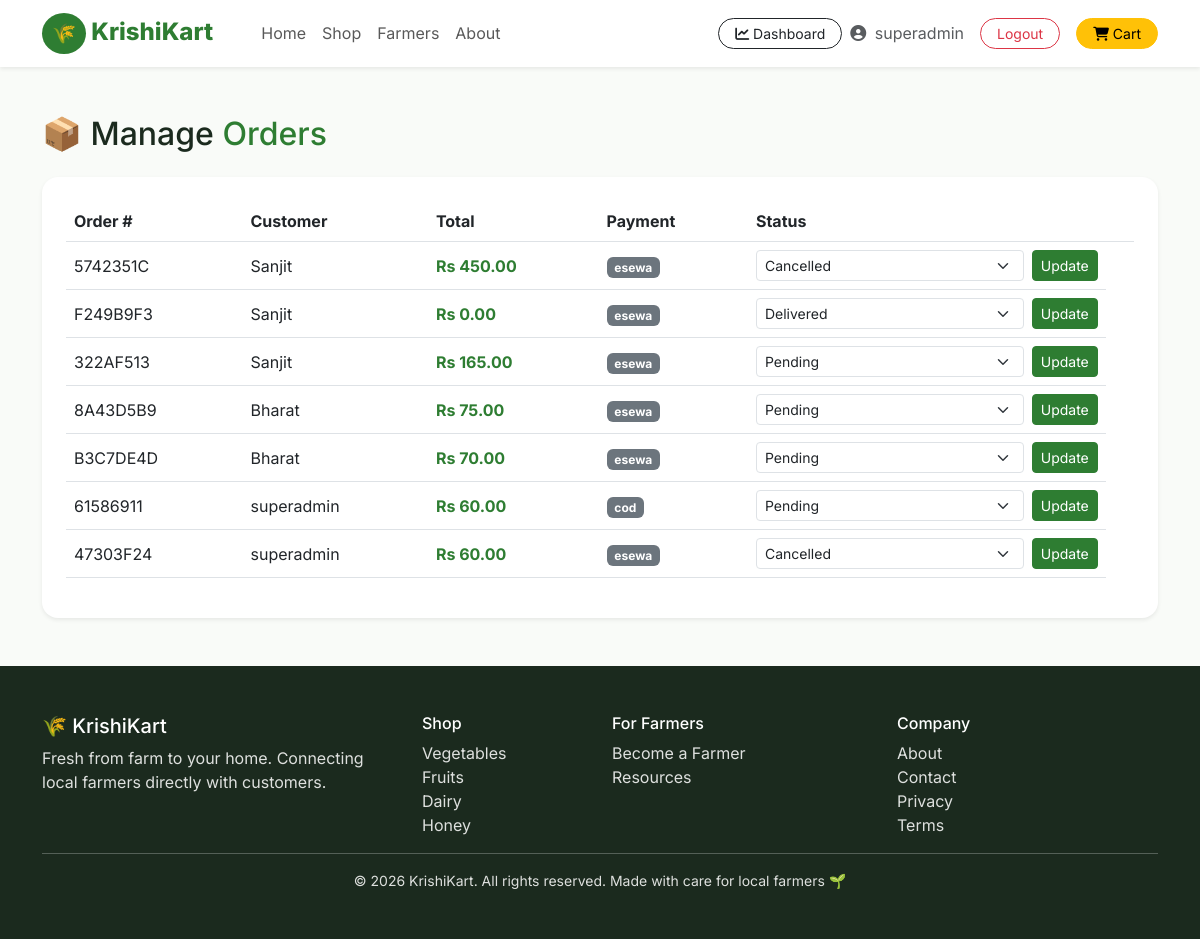
The app's page /dashboard/orders/ (signed in) with its own data.
### accounts/models.py (models this page shows, shortened)
class User(AbstractUser):
    phone = models.CharField(max_length=15, blank=True)
    address = models.TextField(blank=True)
    is_farmer = models.BooleanField(default=False)
    created_at = models.DateTimeField(auto_now_add=True)

### orders/models.py (models this page shows, shortened)
class Order(models.Model):
    STATUS_CHOICES = [
        ('pending', 'Pending'),
        ('paid', 'Paid'),
        ('shipped', 'Shipped'),
        ('delivered', 'Delivered'),
        ('cancelled', 'Cancelled'),
    ]
    user = models.ForeignKey(User, on_delete=models.CASCADE)
    order_number = models.CharField(max_length=50, unique=True)
    total_amount = models.DecimalField(max_digits=10, decimal_places=2)
    coupon_code = models.CharField(max_length=30, blank=True, null=True)
    discount_amount = models.DecimalField(max_digits=10, decimal_places=2, default=0)
    status = models.CharField(max_length=20, choices=STATUS_CHOICES, default='pending')
    payment_status = models.CharField(max_length=20, default='pending')
    payment_method = models.CharField(max_length=20, default='cod')
    shipping_address = models.TextField(blank=True)
    phone = models.CharField(max_length=15, blank=True)
    created_at = models.DateTimeField(auto_now_add=True)

### admin_dashboard/views.py (the view)
# urls.py: path('dashboard/orders/', views.order_list, name='order_list'),
@staff_member_required
def order_list(request):
    orders = Order.objects.select_related('user').order_by('-created_at')
    return render(request, 'admin_dashboard/order_list.html', {'orders': orders})

### orders/context_processors.py (called while the page is built)
def cart_context(request):
    if request.user.is_authenticated:
        cart, _ = Cart.objects.get_or_create(user=request.user)
        return {'nav_cart_count': cart.item_count}
    return {'nav_cart_count': 0}

### orders/models.py (called while the page is built)
    @property
    def item_count(self):
        return sum(item.quantity for item in self.items.all())

### templates/admin_dashboard/order_list.html (shortened to what this page needs)
{% extends 'base.html' %}
{% block content %}
<div class="container my-5">
    <h2 class="mb-4">📦 Manage <span class="text-success">Orders</span></h2>
    <div class="bg-white rounded-4 shadow-sm p-4">
        <table class="table align-middle">
            <thead>
                <tr><th>Order #</th><th>Customer</th><th>Total</th><th>Payment</th><th>Status</th><th></th></tr>
            </thead>
            <tbody>
                {% for order in orders %}
                <tr>
                    <td>{{ order.order_number }}</td>
                    <td>{{ order.user.username }}</td>
                    <td class="text-success fw-bold">Rs {{ order.total_amount }}</td>
                    <td><span class="badge bg-secondary">{{ order.payment_method }}</span></td>
                    <td>
                        <form method="POST" action="{% url 'order_update_status' order.id %}" class="d-flex gap-2">
                            <select name="status" class="form-select form-select-sm">
                                {% for value, label in order.STATUS_CHOICES %}
                                <option value="{{ value }}" {% if order.status == value %}selected{% endif %}>{{ label }}</option>
                                {% endfor %}
                            </select>
                            <button type="submit" class="btn btn-sm btn-success">Update</button>
                        </form>
                    </td>
                </tr>
                {% empty %}
                <tr><td colspan="5" class="text-center text-muted py-4">No orders yet.</td></tr>
                {% endfor %}
            </tbody>
        </table>
    </div>
</div>
{% endblock %}

### templates/base.html (shortened to what this page needs)
<!DOCTYPE html>
<html lang="en">
<head>
    <link href="https://cdn.jsdelivr.net/npm/bootstrap@5.3.0/dist/css/bootstrap.min.css" rel="stylesheet">
    <link rel="stylesheet" href="https://cdnjs.cloudflare.com/ajax/libs/font-awesome/6.4.0/css/all.min.css">
    {% load static %}
    <link rel="stylesheet" href="{% static 'css/style.css' %}">
</head>
<body>
    <nav class="navbar navbar-expand-lg navbar-light bg-white shadow-sm sticky-top">
        <div class="container">
            <a class="navbar-brand" href="{% url 'home' %}">
                <span class="brand-icon">🌾</span> KrishiKart
            </a>
            <div class="collapse navbar-collapse" id="navbarNav">
                <ul class="navbar-nav me-auto ms-4">
                    <li class="nav-item"><a class="nav-link" href="{% url 'home' %}">Home</a></li>
                    <li class="nav-item"><a class="nav-link" href="{% url 'product_list' %}">Shop</a></li>
                    <li class="nav-item"><a class="nav-link" href="#">Farmers</a></li>
                    <li class="nav-item"><a class="nav-link" href="#">About</a></li>
                </ul>
                <div class="d-flex align-items-center">
                    {% if user.is_authenticated %}
                        {% if user.is_staff %}
                        <a href="{% url 'dashboard_home' %}" class="btn btn-outline-dark btn-sm rounded-pill px-3 me-2">
                            <i class="fas fa-chart-line"></i> Dashboard
                        </a>
                        {% endif %}
                        <span class="me-3 text-muted"><i class="fas fa-user-circle me-1"></i> {{ user.username }}</span>
                        <button type="button" class="btn btn-outline-danger btn-sm rounded-pill px-3 me-2" data-bs-toggle="modal" data-bs-target="#logoutModal">
                           Logout
                        </button>
                    {% else %}
                        <a href="{% url 'login' %}" class="btn btn-success btn-sm rounded-pill px-3 me-2">Sign In</a>
                        <a href="{% url 'register' %}" class="btn btn-outline-success btn-sm rounded-pill px-3">Sign Up</a>
                    {% endif %}
                    <a href="{% url 'view_cart' %}" class="btn btn-warning btn-sm rounded-pill px-3 ms-2 position-relative">
                        <i class="fas fa-shopping-cart"></i> Cart
                    </a>
                </div>
            </div>
        </div>
    </nav>
    {% block content %}{% endblock %}
    <footer class="footer bg-dark text-white py-5 mt-5">
        <div class="container">
            <div class="row">
                <div class="col-md-4">
                    <h5>🌾 KrishiKart</h5>
                    <p class="text-muted">Fresh from farm to your home. Connecting local farmers directly with customers.</p>
                </div>
                <div class="col-md-2">
                    <h6>Shop</h6>
                    <a href="{% url 'product_list' %}" class="text-muted d-block">Vegetables</a>
                    <a href="{% url 'product_list' %}" class="text-muted d-block">Fruits</a>
                    <a href="{% url 'product_list' %}" class="text-muted d-block">Dairy</a>
                    <a href="{% url 'product_list' %}" class="text-muted d-block">Honey</a>
                </div>
                <div class="col-md-3">
                    <h6>For Farmers</h6>
                    <a href="{% url 'register' %}" class="text-muted d-block">Become a Farmer</a>
                    <a href="#" class="text-muted d-block">Resources</a>
                </div>
                <div class="col-md-3">
                    <h6>Company</h6>
                    <a href="#" class="text-muted d-block">About</a>
                    <a href="#" class="text-muted d-block">Contact</a>
                    <a href="#" class="text-muted d-block">Privacy</a>
                    <a href="#" class="text-muted d-block">Terms</a>
                </div>
            </div>
            <hr>
            <div class="text-center text-muted small">
                © 2026 KrishiKart. All rights reserved. Made with care for local farmers 🌱
            </div>
        </div>
    </footer>
</body>
</html>

### static/css/style.css (style rules this page uses)
:root { --primary-color: #2E7D32; --success-color: #2E7D32; --light-bg: #F5F7F0; --shadow: 0 4px 20px rgba(0,0,0,0.08); --shadow-hover: 0 8px 30px rgba(46, 125, 50, 0.15); }
* { margin: 0; padding: 0; box-sizing: border-box; }
body { font-family: 'Inter', sans-serif; background: #F9FBF8; color: #1B2A1E; }
.brand-icon { background: var(--primary-color); color: white; padding: 6px 10px; border-radius: 50%; display: inline-block; font-size: 1.2rem; }
.navbar-brand { font-weight: 800; font-size: 1.5rem; color: var(--primary-color) !important; }
.btn-success { background: var(--primary-color); border-color: var(--primary-color); }
.footer { background: #1B2A1E !important; }
.footer a { text-decoration: none; transition: color 0.3s; }
.text-success { color: var(--primary-color) !important; }
.footer, .footer p, .footer h5, .footer h6 { color: #ffffff !important; }
.footer a.text-muted, .footer .text-muted { color: #dee0de !important; }

### records on screen
User: username "superadmin"
Order: order_number "5742351C", user.username "Sanjit", total_amount "450.00", payment_method "esewa", status "Cancelled"
Order: order_number "F249B9F3", user.username "Sanjit", total_amount "0.00", payment_method "esewa", status "Delivered"
Order: order_number "322AF513", user.username "Sanjit", total_amount "165.00", payment_method "esewa", status "Pending"
Order: order_number "8A43D5B9", user.username "Bharat", total_amount "75.00", payment_method "esewa", status "Pending"
Order: order_number "B3C7DE4D", user.username "Bharat", total_amount "70.00", payment_method "esewa", status "Pending"
Order: order_number "61586911", user.username "superadmin", total_amount "60.00", payment_method "cod", status "Pending"
Order: order_number "47303F24", user.username "superadmin", total_amount "60.00", payment_method "esewa", status "Cancelled"
